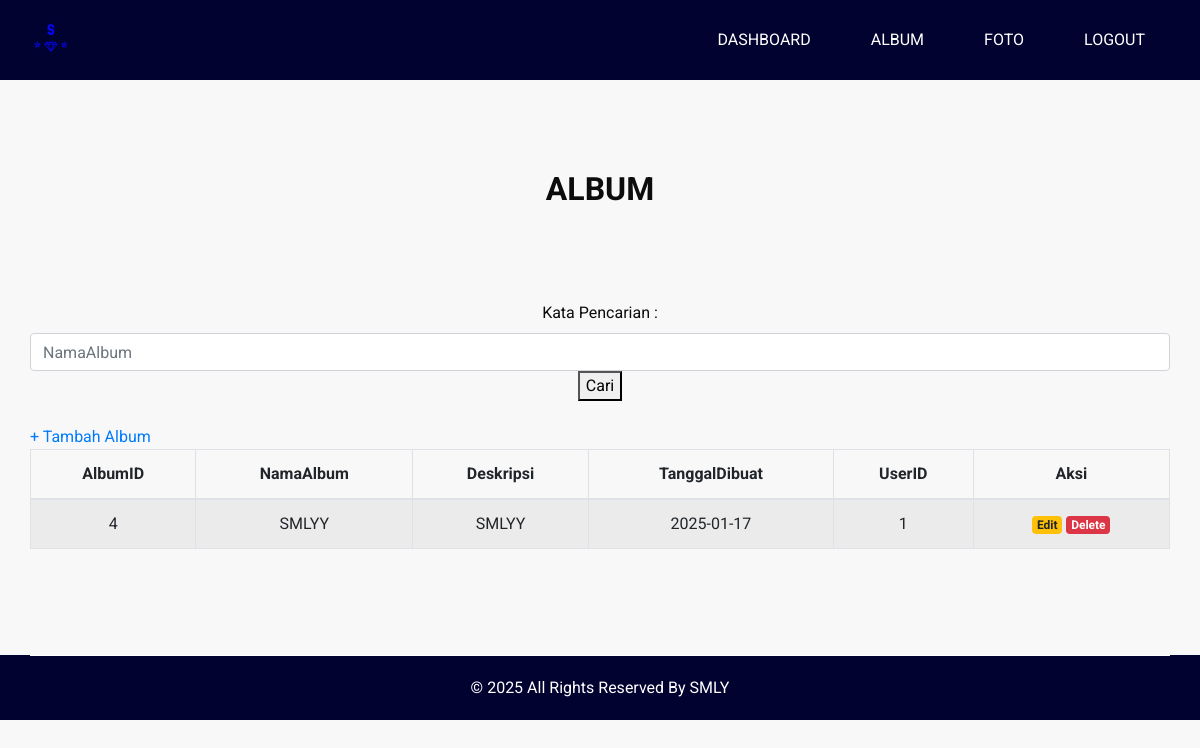
Screenshot of /album.php (signed in) with the database file from the repository.
### tables this page shows
CREATE TABLE `album` (
  `AlbumID` int(11) NOT NULL,
  `NamaAlbum` varchar(255) NOT NULL,
  `Deskripsi` text NOT NULL,
  `TanggalDibuat` date NOT NULL,
  `UserID` int(11) NOT NULL,
  `Konfirmasi` int(11) NOT NULL
);

### album.php (the view, shortened to what this page needs)
<!DOCTYPE html>
<html>
<head>
  <link rel="stylesheet" type="text/css" href="css/bootstrap.css" />
  <link href="css/font-awesome.min.css" rel="stylesheet" />
  <link href="css/style.css" rel="stylesheet" />
  <link href="css/responsive.css" rel="stylesheet" />
</head>
<body class="sub_page">
  <div class="hero_area">
    <header class="header_section">
      <div class="container-fluid">
        <nav class="navbar navbar-expand-lg custom_nav-container ">
          <a class="navbar-brand" href="index.php">
            <span><img src="images/gambar08.png"width="50px"></img></span>
          </a>
		<div class="collapse navbar-collapse" id="navbarSupportedContent">
            <ul class="navbar-nav  ml-auto">
         <li class="nav-item">
                <a class="nav-link" href="dashboard_pengguna.php">DASHBOARD</a>
             </li>
			 <li class="nav-item">
                <a class="nav-link" href="album.php">ALBUM</a>
             </li>
			 <li class="nav-item">
                <a class="nav-link" href="foto.php">FOTO</a>
             </li>
			 <li class="nav-item active">
				<a class="nav-link" href="logout.php">Logout</a>
             </li>
			 </ul>
        </nav>
      </div>
    </header>
  </div>
  <section class="contact_section layout_padding">
    <div class="container">
      <div class="heading_container heading_center">
        <h2>ALBUM</h2>
      </div>
	   <div class="row">
        <div class="col-md-12">
		  <form method="GET" action="album.php" style="text-align: center;">
				<br><br>
				<label>Kata Pencarian : </label>
				<input type="text" name="kata_cari" class="form-control" placeholder="NamaAlbum" value="<?php if(isset($_GET['kata_cari'])) {echo $_GET['kata_cari']; } ?>" />
				<button type="submit">Cari</button>
				<br>
			</form>
		  <br>
		  <a href="tambah_album.php">+ Tambah Album</a>
		  <table id="example1" class="table table-bordered table-striped" border=1 align="center" width="60%">
		  <thead align="center">
			<tr>
			  <th>AlbumID </th>
			  <th>NamaAlbum</th>
			  <th>Deskripsi</th>
			  <th>TanggalDibuat</th>
			  <th>UserID </th>
			  <th>Aksi</th>
			</tr>
		  </thead>
		  <tbody  align="center">
			<?php
				include('koneksi.php');
				if(isset($_GET['kata_cari'])) {
				$kata_cari = $_GET['kata_cari'];
				$query = "SELECT * FROM album WHERE NamaAlbum like '%".$kata_cari."%' ORDER BY AlbumID ASC";
				} else {
				$query = "SELECT * FROM album WHERE UserID='$_SESSION[UserID]' ORDER BY AlbumID ASC";
				}
				$result = mysqli_query($koneksi, $query);
				while ($data = mysqli_fetch_assoc($result)) {
			?>
			<tr>
				<td><?php echo $data['AlbumID']; ?></td>
				<td><?php echo $data['NamaAlbum']; ?></td>
				<td><?php echo $data['Deskripsi']; ?></td>
				<td><?php echo $data['TanggalDibuat']; ?></td>
				<td><?php echo $data['UserID']; ?></td>
				<td><?php echo '
					<a href="edit_album.php?AlbumID='.$data['AlbumID'].'" class="badge badge-warning">Edit</a>
					<a href="delete_album.php?AlbumID='.$data['AlbumID'].'" class="badge badge-danger" onclick="return confirm(\'Yakin ingin menghapus data ini?\')">Delete</a>
					';?>
				</td>
			</tr>
			<?php
			  }
			?>
		  </tbody>
		  </table>
		</div>
	  </div>
    </div>
  </section>
  <footer class="footer_section">
    <div class="container">
      <p>
        &copy; <span id="displayYear"></span> All Rights Reserved By
        <a href="https://html.design/">SMLY</a>
      </p>
    </div>
  </footer>
</body>
</html>

### css/style.css (style rules this page uses)
body { font-family: "Roboto", sans-serif; color: #0c0c0c; background-color: #f8f8f8; overflow-x: hidden; }
.layout_padding { padding: 90px 0; }
.heading_container { display: -webkit-box; display: -ms-flexbox; display: flex; -webkit-box-orient: vertical; -webkit-box-direction: normal; -ms-flex-direction: column; flex-direction: column; -webkit-box-align: start; -ms-flex-align: start; align-items: flex-start; }
.heading_container h2 { position: relative; font-weight: bold; margin: 0; }
.heading_container.heading_center { -webkit-box-align: center; -ms-flex-align: center; align-items: center; text-align: center; }
a, a:hover, a:focus { text-decoration: none; }
.hero_area { position: relative; background-color: #020230; min-height: 100vh; display: -webkit-box; display: -ms-flexbox; display: flex; -webkit-box-orient: vertical; -webkit-box-direction: normal; -ms-flex-direction: column; flex-direction: column; }
.sub_page .hero_area { min-height: auto; }
.header_section .container-fluid { padding-right: 25px; padding-left: 25px; }
.navbar-brand span { font-weight: bold; color: #ffffff; font-size: 24px; text-transform: uppercase; }
.custom_nav-container { padding: 10px 0; }
.custom_nav-container .navbar-nav .nav-item .nav-link { padding: 3px 15px; margin: 10px 15px; color: #ffffff; text-align: center; text-transform: uppercase; }
.contact_section { position: relative; }
.contact_section .heading_container { margin-bottom: 45px; }
.footer_section { position: relative; background-color: #020230; text-align: center; }
.footer_section p { color: #ffffff; padding: 20px 0; margin: 0; border-top: 1px solid #ffffff; }
.footer_section p a { color: inherit; }

### css/responsive.css (style rules this page uses)
@media (min-width: 1200px) { .container { max-width: 1170px; } }

### rows the page displays
album: AlbumID "4", NamaAlbum "SMLYY", Deskripsi "SMLYY", TanggalDibuat "2025-01-17", UserID "1"
